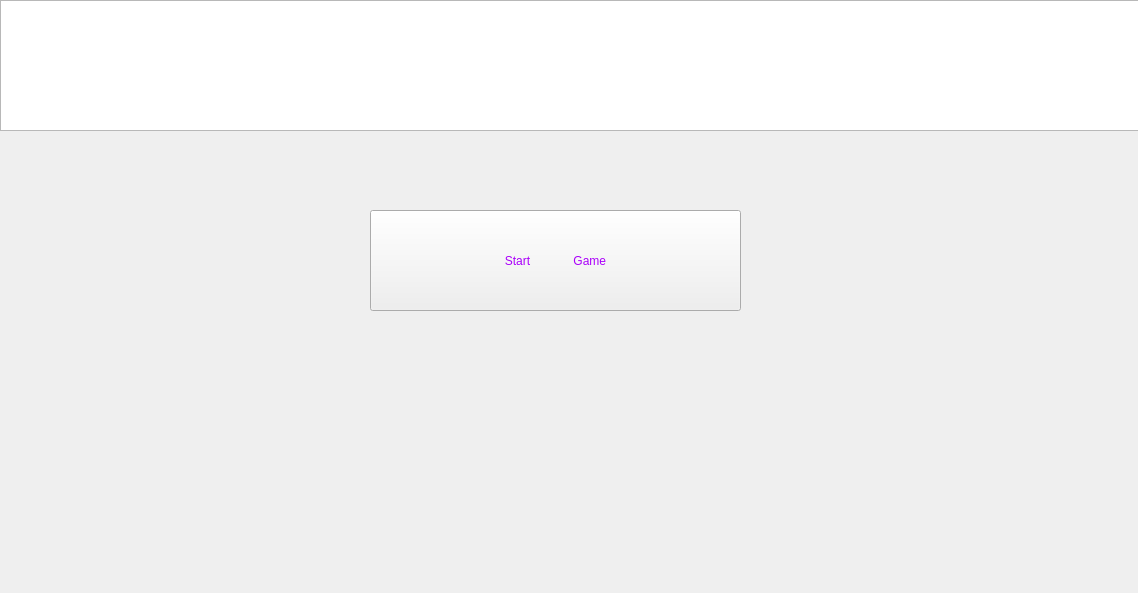
<?xml version="1.0" encoding="UTF-8"?>
<ui version="4.0">
 <class>MainWindow</class>
 <widget class="QMainWindow" name="MainWindow">
  <property name="geometry">
   <rect>
    <x>0</x>
    <y>0</y>
    <width>1138</width>
    <height>593</height>
   </rect>
  </property>
  <property name="mouseTracking">
   <bool>true</bool>
  </property>
  <property name="windowTitle">
   <string>MainWindow</string>
  </property>
  <property name="styleSheet">
   <string notr="true">background-image: url(:/res/yes.jpg);
border-top-color: rgb(170, 0, 127);
border-bottom-color: rgb(170, 0, 127);
gridline-color: rgb(170, 0, 127);</string>
  </property>
  <widget class="QWidget" name="centralwidget">
   <widget class="QPushButton" name="pushButton">
    <property name="geometry">
     <rect>
      <x>370</x>
      <y>210</y>
      <width>371</width>
      <height>101</height>
     </rect>
    </property>
    <property name="mouseTracking">
     <bool>true</bool>
    </property>
    <property name="styleSheet">
     <string notr="true">font: 700 24pt &quot;Segoe UI&quot;;
image: url(:/res/yy.webp);
color: rgb(170, 0, 250)

</string>
    </property>
    <property name="text">
     <string>Start             Game</string>
    </property>
   </widget>
   <widget class="QTextBrowser" name="textBrowser">
    <property name="geometry">
     <rect>
      <x>0</x>
      <y>0</y>
      <width>1151</width>
      <height>131</height>
     </rect>
    </property>
    <property name="styleSheet">
     <string notr="true">background-color: rgb(170, 0, 127rgb(170, 0, 127));</string>
    </property>
    <property name="html">
     <string>&lt;!DOCTYPE HTML PUBLIC &quot;-//W3C//DTD HTML 4.0//EN&quot; &quot;http://www.w3.org/TR/REC-html40/strict.dtd&quot;&gt;
&lt;html&gt;&lt;head&gt;&lt;meta name=&quot;qrichtext&quot; content=&quot;1&quot; /&gt;&lt;meta charset=&quot;utf-8&quot; /&gt;&lt;style type=&quot;text/css&quot;&gt;
p, li { white-space: pre-wrap; }
hr { height: 1px; border-width: 0; }
li.unchecked::marker { content: &quot;\2610&quot;; }
li.checked::marker { content: &quot;\2612&quot;; }
&lt;/style&gt;&lt;/head&gt;&lt;body style=&quot; font-family:'Segoe UI'; font-size:9pt; font-weight:400; font-style:normal;&quot;&gt;
&lt;p style=&quot; margin-top:0px; margin-bottom:0px; margin-left:0px; margin-right:0px; -qt-block-indent:0; text-indent:0px;&quot;&gt;&lt;span style=&quot; font-size:36pt; color:#ffffff;&quot;&gt;Welcome to Tic Tac Toe Game App&lt;/span&gt;&lt;/p&gt;&lt;/body&gt;&lt;/html&gt;</string>
    </property>
   </widget>
  </widget>
  <widget class="QMenuBar" name="menubar">
   <property name="geometry">
    <rect>
     <x>0</x>
     <y>0</y>
     <width>1138</width>
     <height>25</height>
    </rect>
   </property>
  </widget>
 </widget>
 <resources/>
 <connections/>
</ui>
